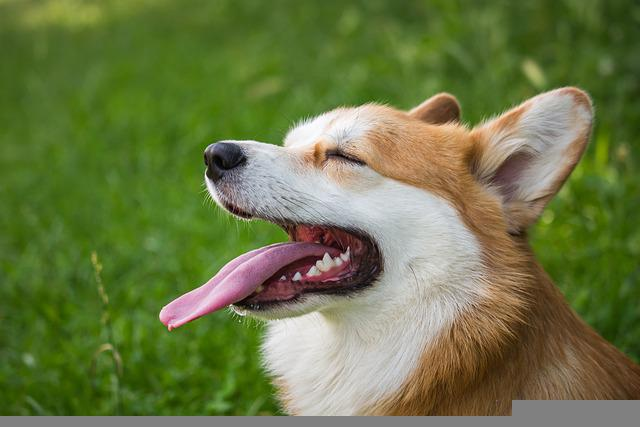
#> input picture Library/OpenCV/image/img.jpg, 640 x 427 px
$ jupyter execute 10_imageTransform.ipynb
#> lines starting #> are read from the running program, lines starting #| are printed output that depends on the picture
# 이미지 변형

[cell 1]
# 흑백으로 이미지 변경

import cv2

img = cv2.imread('image/img.jpg')
#> img is the input picture: shape (427, 640, 3); mean B, G, R 68.6, 119, 106.9

dst = cv2.cvtColor(img,cv2.COLOR_BGR2GRAY) #BGR -> GRAY
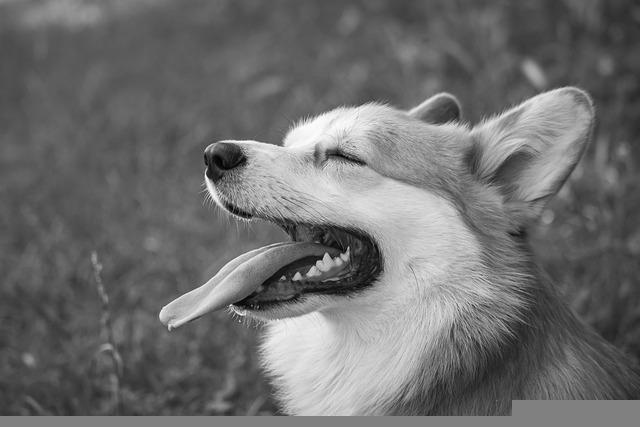
#> dst: shape (427, 640); min 0, max 255, mean 109.6

cv2.imshow('img' , img)
cv2.imshow('gray', dst)

cv2.waitKey(0)

cv2.destroyAllWindows()
cv2.waitKey(1)

[cell 2]
# 이미지 변형 (흐림 효과)
# 가우시안 블러
# 1. 커널 사이즈 변화에 따른 흐림
# 2. 표준 편차의 변화에 따른 흐림

import cv2

img = cv2.imread('image/img.jpg')

# (3,3) , (5,5) , (7,7) -> 7로 갈수록 블러효과가 커짐
kernel_3 = cv2.GaussianBlur(img, (3,3) , 0)
#                                       표준편차
kernel_5 = cv2.GaussianBlur(img, (5,5) , 0)
kernel_7 = cv2.GaussianBlur(img, (7,7) , 0)

sigma_1 = cv2.GaussianBlur(img,(0,0),1)
sigma_2 = cv2.GaussianBlur(img,(0,0),2)
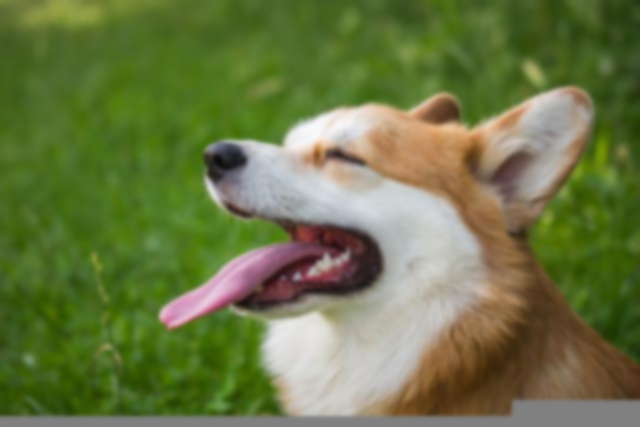
#> sigma_2: shape (427, 640, 3); mean B, G, R 68.6, 119, 106.9
sigma_3 = cv2.GaussianBlur(img,(0,0),3)

cv2.imshow('img' , img)
cv2.imshow('blur_3', kernel_3)
cv2.imshow('blur_5', kernel_5)
cv2.imshow('blur_7', kernel_7)
cv2.imshow('sigma_1',sigma_1)
cv2.imshow('sigma_2',sigma_2)
cv2.imshow('sigma_3',sigma_3)

cv2.waitKey(0)

cv2.destroyAllWindows()
cv2.waitKey(1)

[cell 3]
# 이미지 변형 (원근)

# 사다리꼴 이미지 펼치기

import cv2
import numpy as np

img = cv2.imread('image/newspaper.jpg')
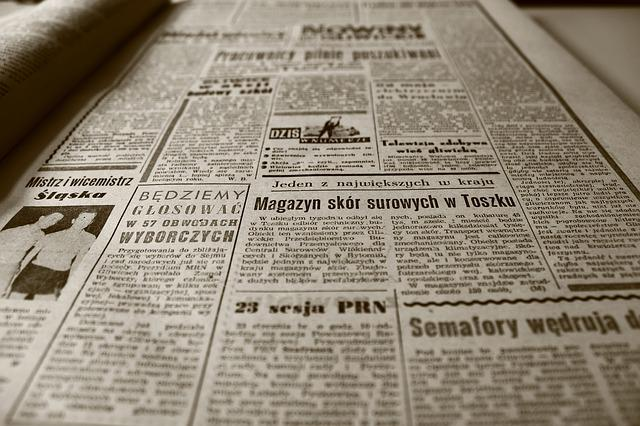
#> input picture Library/OpenCV/image/newspaper.jpg, 640 x 426 px
#> img is the input picture: shape (426, 640, 3); mean B, G, R 118.9, 135.2, 145.8

width, height = 640, 240

#                왼쪽위        오른쪽위       오른쪽아래       왼쪽아래 (시계 방향으로 4 지점 정의)
src = np.array([[511,352] , [1008,345] , [1122,584] , [455,594]], dtype= np.float32) #네 개의 지점
dst = np.array([[0,0] , [width,0] , [width,height] , [0,height]], dtype=np.float32)

matrix = cv2.getPerspectiveTransform(src,dst) #Matrix를 얻어옴
result = cv2.warpPerspective(img, matrix, (width,height)) #matrix 대로 변환을 함
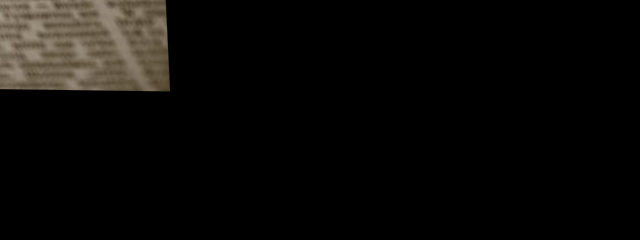
#> result: shape (240, 640, 3); mean B, G, R 8.5, 10.3, 11.6

cv2.imshow('img' , img)
cv2.imshow('result', result)

cv2.waitKey(0)

cv2.destroyAllWindows()
cv2.waitKey(1)

[cell 4]
# 이미지 변형 (회전)

import cv2
import numpy as np

img = cv2.imread('image/poker.jpg')
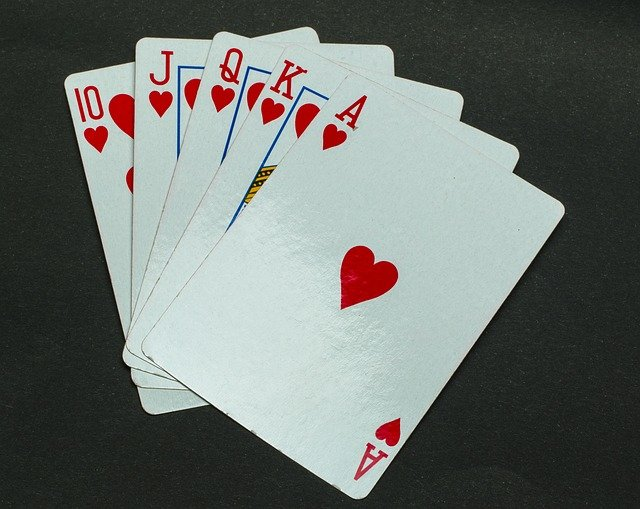
#> input picture Library/OpenCV/image/poker.jpg, 640 x 509 px
#> img is the input picture: shape (509, 640, 3); mean B, G, R 108.8, 112.9, 107.4

width, height = 530, 710

#                왼쪽위        오른쪽위       오른쪽아래       왼쪽아래 (시계 방향으로 4 지점 정의)
src = np.array([[702,143] , [1133,414] , [726,1007] , [276,700]], dtype = np.float32) #네 개의 지점
dst = np.array([[0,0] , [width,0] , [width,height] , [0,height]], dtype = np.float32)

matrix = cv2.getPerspectiveTransform(src,dst) #Matrix를 얻어옴
result = cv2.warpPerspective(img, matrix, (width,height)) #matrix 대로 변환을 함
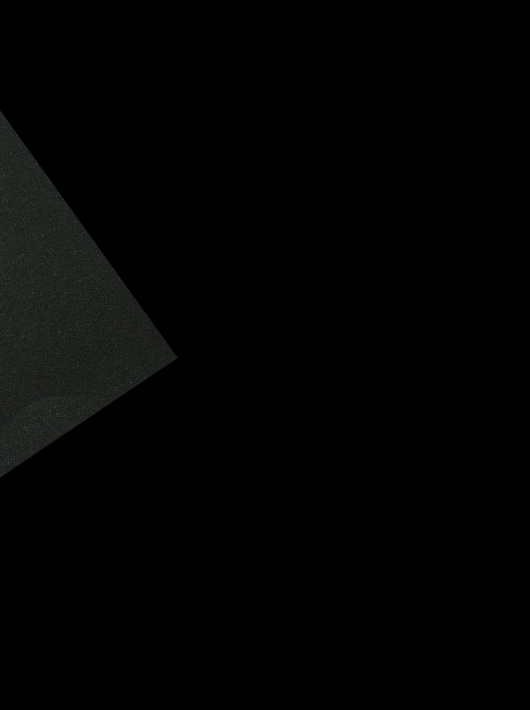
#> result: shape (710, 530, 3); mean B, G, R 2.8, 3.1, 2.8

cv2.imshow('img' , img)
cv2.imshow('result', result)

cv2.waitKey(0)

cv2.destroyAllWindows()
cv2.waitKey(1)
